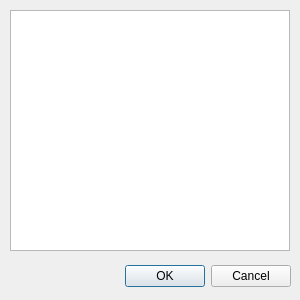
<?xml version="1.0" encoding="UTF-8"?>
<ui version="4.0">
 <class>Dialog</class>
 <widget class="QDialog" name="Dialog">
  <property name="geometry">
   <rect>
    <x>0</x>
    <y>0</y>
    <width>300</width>
    <height>300</height>
   </rect>
  </property>
  <property name="windowTitle">
   <string>Select User</string>
  </property>
  <property name="windowIcon">
   <iconset resource="../res.qrc">
    <normaloff>:/mainicon/res/wp.ico</normaloff>:/mainicon/res/wp.ico</iconset>
  </property>
  <widget class="QDialogButtonBox" name="buttonBox">
   <property name="geometry">
    <rect>
     <x>120</x>
     <y>260</y>
     <width>171</width>
     <height>32</height>
    </rect>
   </property>
   <property name="orientation">
    <enum>Qt::Horizontal</enum>
   </property>
   <property name="standardButtons">
    <set>QDialogButtonBox::Cancel|QDialogButtonBox::Ok</set>
   </property>
  </widget>
  <widget class="QListView" name="lv_user">
   <property name="geometry">
    <rect>
     <x>10</x>
     <y>10</y>
     <width>280</width>
     <height>241</height>
    </rect>
   </property>
  </widget>
 </widget>
 <resources>
  <include location="../res.qrc"/>
 </resources>
 <connections>
  <connection>
   <sender>buttonBox</sender>
   <signal>accepted()</signal>
   <receiver>Dialog</receiver>
   <slot>accept()</slot>
   <hints>
    <hint type="sourcelabel">
     <x>248</x>
     <y>254</y>
    </hint>
    <hint type="destinationlabel">
     <x>157</x>
     <y>274</y>
    </hint>
   </hints>
  </connection>
  <connection>
   <sender>buttonBox</sender>
   <signal>rejected()</signal>
   <receiver>Dialog</receiver>
   <slot>reject()</slot>
   <hints>
    <hint type="sourcelabel">
     <x>316</x>
     <y>260</y>
    </hint>
    <hint type="destinationlabel">
     <x>286</x>
     <y>274</y>
    </hint>
   </hints>
  </connection>
 </connections>
</ui>
